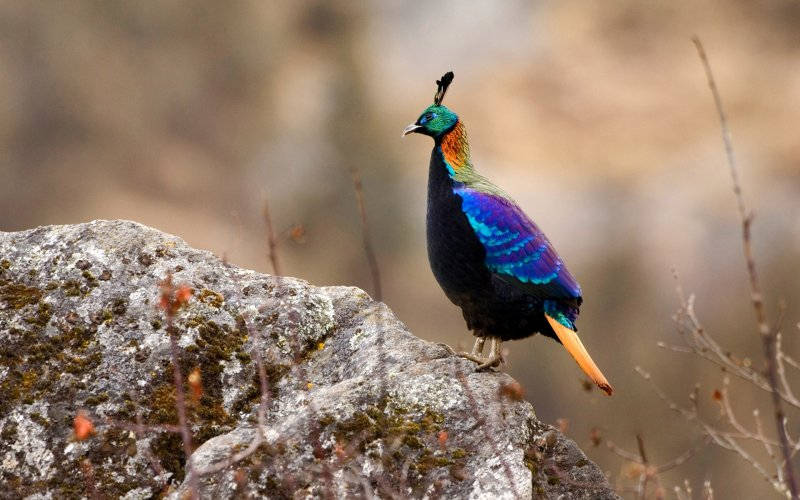
%> input picture Exercise#1/bird.jpg, 800 x 500 px
$ octave Exercise1.m   (GNU Octave 9; MATLAB toolbox functions it lacks are replaced by stand-ins)
%> lines starting %> are read from the running program, lines starting %| are printed output that depends on the picture
% Razan Mohammed Aljuhani
% Lab2 Assignment1

% Read the image
bird_original = imread('bird.jpg');
%> bird_original is the input picture: size 500x800x3 uint8; mean R, G, B 146.6, 124.8, 107.2

% Display the original image
subplot(2,2,1);
imshow(bird_original);

% Converts original image to grayscale
bird_gray = rgb2gray(bird_original);
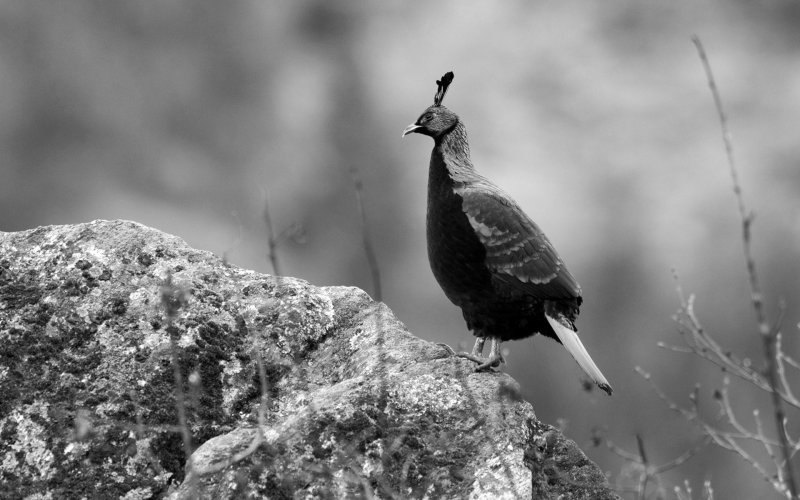
%> bird_gray: size 500x800 uint8; min 0, max 255, mean 129.3

% Display the gray image
subplot(2,2,2);
imshow(bird_gray);

%Save the gray image as jpg.
imwrite(bird_gray,'bird_gray.jpg');

%Generates a mirror image for the gray scale image.
bird_mirror = flipdim(bird_gray,1);
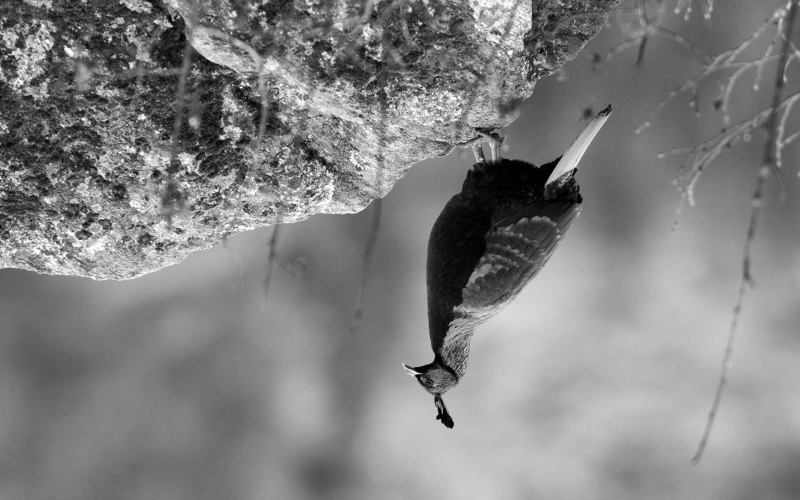
%> bird_mirror: size 500x800 uint8; min 0, max 255, mean 129.3; mean of the top-left, top-right, bottom-left and bottom-right quarters 116.9, 107.7, 128.1, 164.5

%Display the mirror image
subplot(2,2,3);
imshow(bird_mirror);

% Save the mirror image as jpg.
imwrite(bird_mirror,'bird_mirror.jpg');

% Generates the histogram of the original image
bird_hist = imhist(bird_original);
%> bird_hist = 256 values, max 10210 at index 125, min 189 at index 254, mean 4687.5

% Display the histogram of the original image
subplot(2,2,4);
imhist(bird_original);
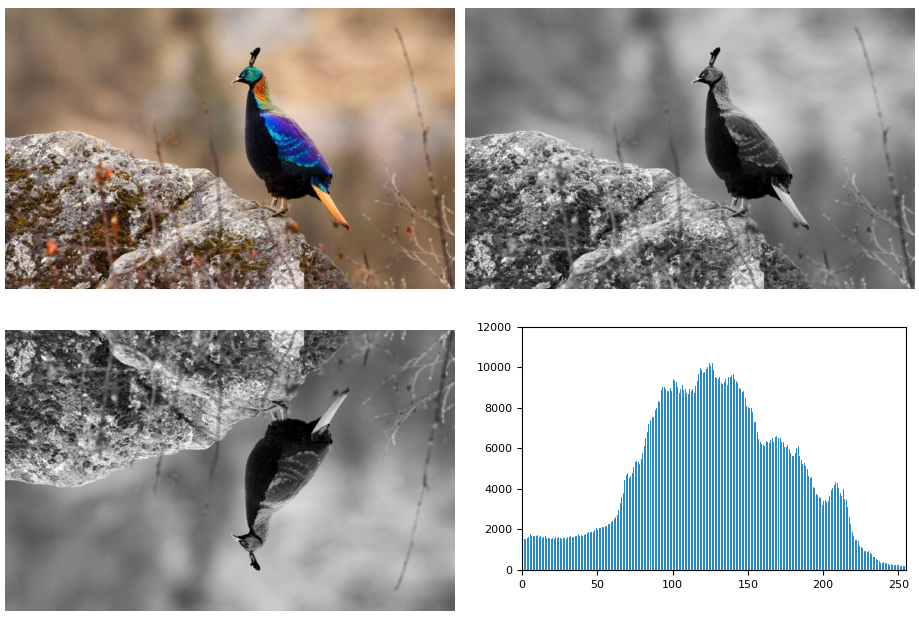
%> figure redrawn from the program's plot data, 4 panels
